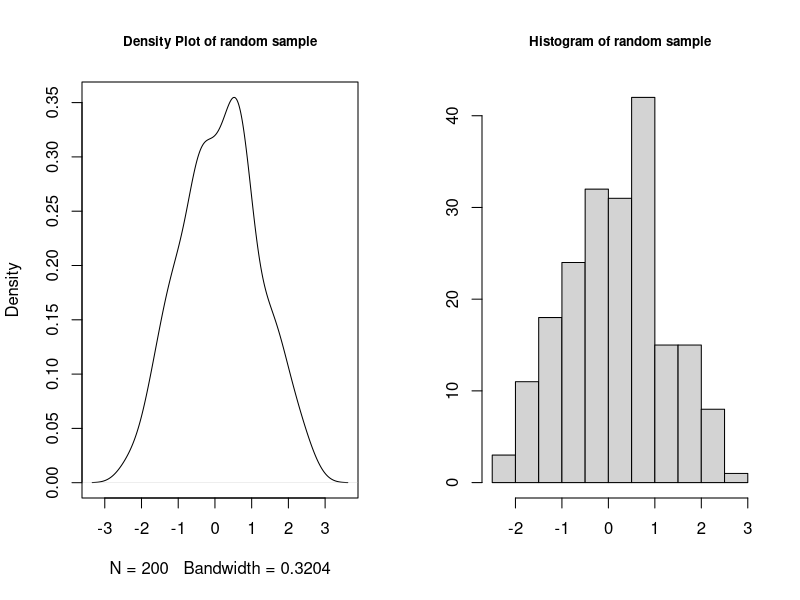
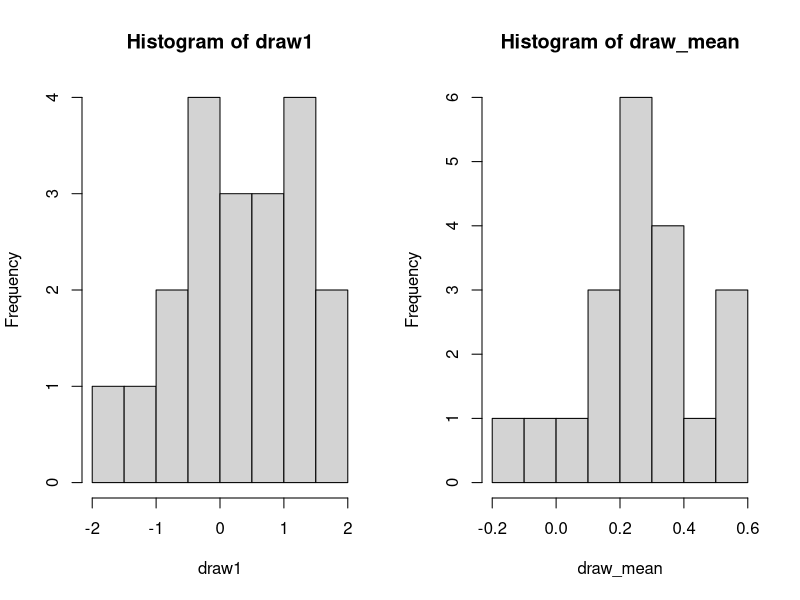
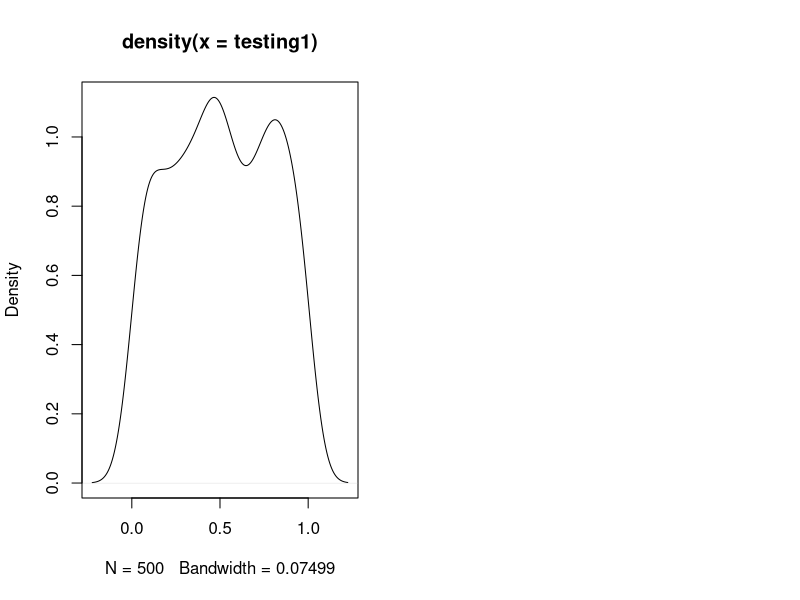

These figures' R source, in order:
## ---- chunk 1
knitr::opts_chunk$set(echo = TRUE)
## ---- chunk 2
# Set seed allows for reproducible results and for the document to produce the exact sample numbers and samples 
set.seed(12345)  

# A sample of 200 observations from a normal distribution with mean = 0 and sd = 1. 
dat1 <- rnorm(200, 0, 1)

# We can visualize our data using the R functions plot(), density(), and hist()
par(mfrow=c(1,2)) #This creates matrix of m rows by n columns to be able to plot more than one plot
plot(density(dat1), main="Density Plot of random sample", cex.main = 0.8)
hist(dat1, main = "Histogram of random sample", ylab="", xlab="", cex.main = 0.8)
## ---- chunk 3
# Draw 20 observations and take the mean of the draw 
N <- 20
draw1 <- sample(dat1, N)
mean(draw1); var(draw1)/sqrt(1)
hist(draw1)
## ---- chunk 4
draw_mean <- vector()
for (i in 1:N){
  draw_mean[i] <- mean(sample(dat1, 20))
}
hist(draw_mean)
mean(draw_mean)
## ---- chunk 5

## ---- chunk 6
testing1 <- runif(500, 0, 1)
plot(density(testing1))
